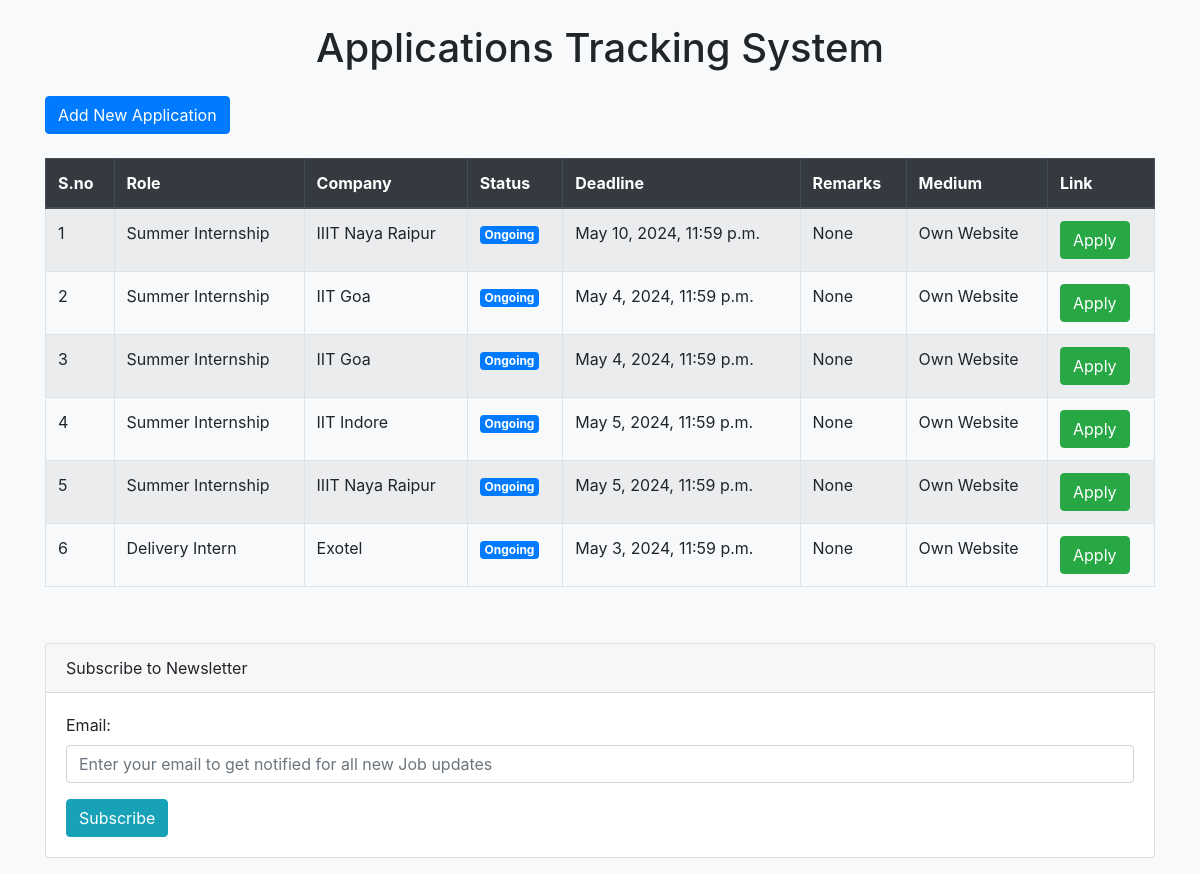
The page / on the database its author committed.
### jobs/models.py (models this page shows, shortened)
class JobApplication(models.Model):
    s_no = models.AutoField(primary_key=True)
    company = models.CharField(max_length=100,blank=True)
    role = models.CharField(max_length=100,blank=True)
    deadline = models.DateTimeField(blank=True)
    status = models.CharField(max_length=50,blank=True)
    link = models.URLField(max_length=200,blank=True)
    remarks = models.TextField(blank=True)
    medium = models.CharField(max_length=50,blank=True)

### jobs/views.py (the view)
# urls.py: path('', views.index, name='index'),
def index(request):
    if request.method == 'POST':
        company = request.POST.get('company')
        role = request.POST.get('role')
        deadline = request.POST.get('deadline')
        status = request.POST.get('status')
        link = request.POST.get('link')
        remarks = request.POST.get('remarks')
        medium = request.POST.get('medium')
        JobApplication.objects.create(
            company=company,
            role=role,
            deadline=deadline,
            status=status,
            link=link,
            remarks=remarks,
            medium=medium
        )
        send_newsletter_to_subscribers()
        return redirect('index')
    else:
        applications = JobApplication.objects.all()
        return render(request, 'index.html', {'applications': applications})

### templates/index.html (shortened to what this page needs)
<!DOCTYPE html>
<html lang="en">
<head>
    <link href="https://stackpath.bootstrapcdn.com/bootstrap/4.5.2/css/bootstrap.min.css" rel="stylesheet">
</head>
<body class="bg-light">
    <div class="container py-4">
        <h1 class="text-center mb-4">Applications Tracking System</h1>
        <button id="addApplicationBtn" class="btn btn-primary mb-4">Add New Application</button>
        <div class="table-responsive">
            <table class="table table-striped table-bordered">
                <thead class="thead-dark">
                    <tr>
                        <th>S.no</th>
                        <th>Role</th>
                        <th>Company</th>
                        <th>Status</th>
                        <th>Deadline</th>
                        <th>Remarks</th>
                        <th>Medium</th>
                        <th>Link</th>
                    </tr>
                </thead>
                <tbody>
                    {% for application in applications %}
                    <tr>
                        <td>{{forloop.counter}}</td>
                        <td>{{ application.role }}</td>
                        <td>{{ application.company }}</td>
                        <td>
                            {% if application.status == 'ongoing' %}
                                <span class="badge badge-primary">Ongoing</span>
                            {% elif application.status == 'closed' %}
                                <span class="badge badge-success">Closed</span>
                            {% else %}
                                <span class="badge badge-warning">Awaiting</span>
                            {% endif %}
                        </td>
                        <td>{{ application.deadline }}</td>
                        <td>
                            {% if application.remarks %}
                                {{ application.remarks }}
                            {% else %}
                                None
                            {% endif %}
                        </td>
                        <td>{{ application.medium }}</td>
                        <td>
                            <a href="{{ application.link }}" class="btn btn-success" target="_blank">Apply</a>
                        </td>
                    </tr>
                    {% endfor %}
                </tbody>
            </table>
        </div>
    </div>
      <footer class="footer mt-auto py-3 bg-light">
        <div class="container">
            <div class="card">
                <div class="card-header">
                    Subscribe to Newsletter
                </div>
                <div class="card-body">
                    <form id="newsletterForm" action="{% url 'subscribe_newsletter' %}" method="post">
                        <div class="form-group">
                            <label for="email">Email:</label>
                            <input type="email" name="email" id="email" class="form-control" placeholder="Enter your email to get notified for all new Job updates" required>
                        </div>
                        <button type="submit" class="btn btn-info">Subscribe</button>
                    </form>
                </div>
            </div>
        </div>
    </footer>
</body>
</html>

### rows shown on the page
JobApplication: role "Summer Internship", company "IIIT Naya Raipur", status "Ongoing", deadline "May 10, 2024, 11:59 p.m.", remarks "None", medium "Own Website"
JobApplication: role "Summer Internship", company "IIT Goa", status "Ongoing", deadline "May 4, 2024, 11:59 p.m.", remarks "None", medium "Own Website"
JobApplication: role "Summer Internship", company "IIT Goa", status "Ongoing", deadline "May 4, 2024, 11:59 p.m.", remarks "None", medium "Own Website"
JobApplication: role "Summer Internship", company "IIT Indore", status "Ongoing", deadline "May 5, 2024, 11:59 p.m.", remarks "None", medium "Own Website"
JobApplication: role "Summer Internship", company "IIIT Naya Raipur", status "Ongoing", deadline "May 5, 2024, 11:59 p.m.", remarks "None", medium "Own Website"
JobApplication: role "Delivery Intern", company "Exotel", status "Ongoing", deadline "May 3, 2024, 11:59 p.m.", remarks "None", medium "Own Website"
